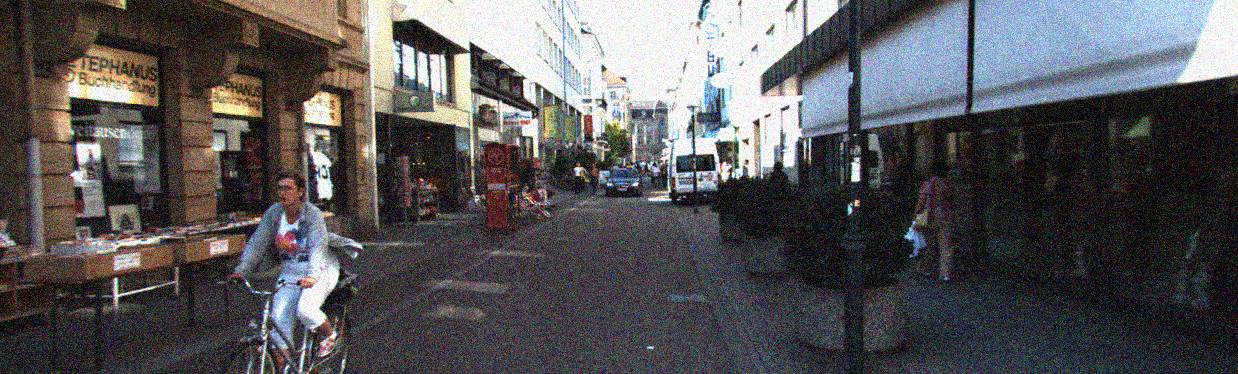
#> input picture images/gaussian_noise.png, 1238 x 374 px; the run also reads 1 picture not shown here
$ python task2.py
#> lines starting #> are read from the running program, lines starting #| are printed output that depends on the picture
# -*- coding: utf-8 -*-
"""
Created on Sat Apr 16 18:55:34 2022
Microsoft Windows10 家庭中文版
版本20H2(操作系统内部版本19042.1586)
处理器 lntel(R) Core(TM) i5-8300H CPU @ 2.30GHz2.30 GHz
机带RAM 8.00 GB (7.80 GB可用)
GPU0 lntel(R) UHD Graphics 630
GPU1 NVIDIA GeForce GTX 1050 Ti

任务二的目的是，将原图及补零后的滤波器算子通过傅里叶变换转换到频域内，再相乘
由于频域内相乘等于时域内卷积，故当对乘积结果进行傅里叶逆变换后，
其效果等同于上一次作业中在时域内直接对图像滤波的效果
经检验对比，本次任务二的处理效果和第一次作业中对应滤波器的处理效果非常接近
验证了时域相乘等效于频域卷积

@author: 10554
"""
import cv2
import numpy as np
from matplotlib import pyplot as plt
from PIL import Image

#读取需要处理的两张原图，并转换为灰度图
img = cv2.imread(r'images/gaussian_noise.png',0)
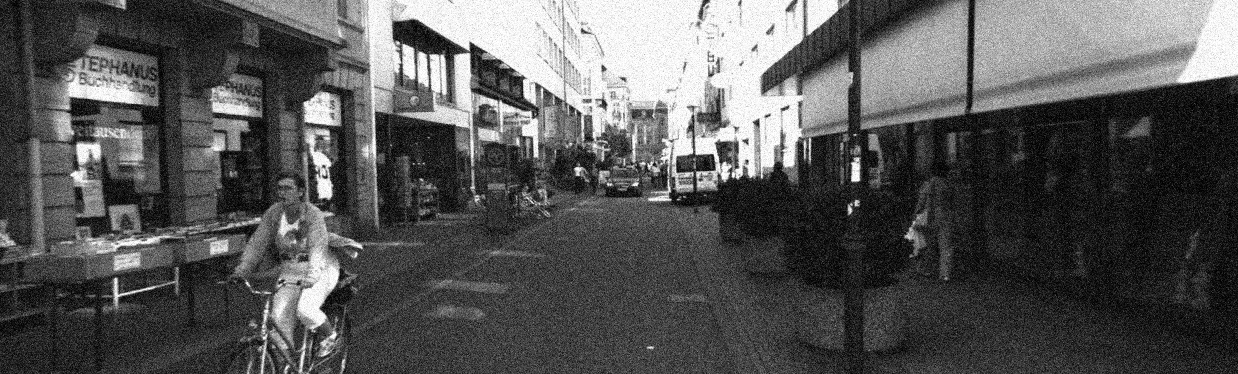
#> img: shape (374, 1238); min 0, max 255, mean 86.6
img1 = cv2.imread(r'images/origin_image.png',0)
#> img1: shape (374, 1238); min 6, max 255, mean 86.7

#读取图片的大小信息，包括图片高度和宽度
size= img.shape
#> size = (374, 1238)
h = img.shape[0]
#> h = 374
w = img.shape[1]
#> w = 1238

#下面是各个滤波器的算子

# 高斯滤波器
x = cv2.getGaussianKernel(3,0)
gaussian = x*x.T

# 拉普拉斯滤波器
laplacian=np.array([[0, 1, 0],
                    [1,-4, 1],
                    [0, 1, 0]])

# Sobel_x滤波器
sobel_x= np.array([[-1, 0, 1],
                   [-2, 0, 2],
                   [-1, 0, 1]])
# Sobel_y滤波器
sobel_y= np.array([[-1,-2,-1],
                   [ 0, 0, 0],
                   [ 1, 2, 1]])

'''注：本例中归一化后的滤波器频谱原点在中心，中间白四周黑即为低通滤波，中间黑四周白即为高通滤波'''
list=[img,img1]
LIST=[gaussian,laplacian,sobel_x,sobel_y]


def demo(src,Filter):
    # 将滤波器补零至图片大小
    iChange = cv2.copyMakeBorder(Filter, int(h/2-2), int(h/2-1), int(w/2-2), int(w/2-1), cv2.BORDER_CONSTANT, value=0)
    '''对滤波器进行傅里叶变换'''
    f1 = np.fft.fft2(iChange)
    fshift1 = np.fft.fftshift(f1)
    #将复数转为浮点数，便于进行傅里叶频谱图显示（滤波器）
    global fimg2
    #对频谱图进行归一化处理，np.log()中+1的意义是去除0值，同时为了避免log后出现负无穷（如+e-7),取log后为0的常值1
    fimg2 = np.log(np.abs(fshift1)+1)
    fimg2 = fimg2/np.max(fimg2)          #后面两句是在进行最大值归一化，保证范围在~255
    fimg2 = fimg2 * 255


    '''对输入图像进行傅里叶变换处理'''
    #对原图进行傅里叶变化
    f = np.fft.fft2(src)
    # 将频域从左上角移动到中间
    fshift = np.fft.fftshift(f)
    # 将复数转为浮点数,便于进行傅里叶频谱图显示（要处理的图像）
    global fimg
    fimg = np.log(np.abs(fshift))


    '''原图的频谱与滤波器的频谱在频域内乘积（相当于时域内卷积）'''
    result = fshift * fshift1
    global result1
    #对频谱图进行归一化处理，np.log()中+1的意义是去除0值，同时为了避免log后出现负无穷（如+e-7),取log后为0的常值1
    result1 = np.log(np.abs(result)+1)
    result1 = result1/np.max(result1)          #后面两句是在进行最大值归一化，保证范围在~255
    result1 = result1 * 255


    # 对乘积结果进行逆傅里叶变换
    if_img1 = np.fft.ifft2(result)
    #此时遵循对称操作的原则，先进行逆变换，再将将频域从左上角移动到中间，否则图像会上下左右颠倒
    ifshift1 = np.fft.ifftshift(if_img1)
    # 将复数转为浮点数,便于进行傅里叶频谱图显示
    global origin_img1
    origin_img1 = np.abs(ifshift1)

    '''对未经算子处理的噪声原图进行逆傅里叶变换'''
    ifshift = np.fft.ifftshift(fshift)
    # 将复数转为浮点数进行傅里叶频谱图显示
    ifimg = np.log(np.abs(ifshift))
    if_img = np.fft.ifft2(ifshift)
    # 将复数转为浮点数,便于进行傅里叶频谱图显示
    global origin_img
    origin_img = np.abs(if_img)


# 定义图像显示函数
def show(a,b,c,d,e,f):

    plt.rc("font",family="SimHei") #显示中文
    plt.subplot(321), plt.imshow(a, "gray"), plt.title('原图')
    plt.axis('off')
    plt.subplot(322), plt.imshow(b, "gray"), plt.title('原图进行傅里叶变换')
    plt.axis('off')
    plt.subplot(323), plt.imshow(c, "gray"), plt.title('经过傅里叶正逆变换后的原图')
    plt.axis('off')
    plt.subplot(324), plt.imshow(d, "gray"), plt.title('滤波器的傅里叶变换')
    plt.axis('off')
    plt.subplot(325), plt.imshow(np.uint8(e), "gray"), plt.title('滤波器与原图在频域相乘')
    plt.axis('off')
    plt.subplot(326), plt.imshow(f, "gray"), plt.title('频域滤波处理结果')
    plt.axis('off')
    plt.show()


'''
设置循环，分别对不同的图像，不同的滤波器进行处理，最终输出保存滤波器的频谱图，
滤波器与原图的频域乘积图，最终对乘积傅里叶逆变换后的效果图(等效时域卷积滤波效果)
'''
for i in range(2):
    for j in range(4):
        demo( list[i] , LIST[j] )
        if i == 0 and j == 0:
            plt.figure("高斯噪声高斯滤波器")
            show(img,fimg,origin_img,fimg2,result1,origin_img1)
            cv2.imwrite("./output_2/Fourier_gaussian filter.png",np.uint8(fimg2))
            cv2.imwrite("./output_2/Frequency Domain Product_gaussian filter_gaussian_noise.png",np.uint8(result1))

            cv2.imwrite("./output_2/Result_gaussian filter_gaussian_noise.png",np.uint8(origin_img1))
        if i == 0 and j == 1:
            plt.figure("高斯噪声拉普拉斯滤波器")
            show(img,fimg,origin_img,fimg2,result1,origin_img1)
            cv2.imwrite("./output_2/Fourier_laplacian filter.png",np.uint8(fimg2))
            cv2.imwrite("./output_2/Frequency Domain Product_laplacian filter_gaussian_noise.png",np.uint8(result1))
            cv2.imwrite("./output_2/Result_laplacian filter_gaussian_noise.png",np.uint8(origin_img1))
        if i == 0 and j == 2:
            plt.figure("高斯噪声Sobel_x滤波器")
            show(img,fimg,origin_img,fimg2,result1,origin_img1)
            cv2.imwrite("./output_2/Fourier_sobel_x filter.png",np.uint8(fimg2))
            cv2.imwrite("./output_2/Frequency Domain Product_sobel_x filter_gaussian_noise.png",np.uint8(result1))
            cv2.imwrite("./output_2/Result_sobel_x filter_gaussian_noise.png",np.uint8(origin_img1))
        if i == 0 and j == 3:
            plt.figure("高斯噪声Sobel_y滤波器")
            show(img,fimg,origin_img,fimg2,result1,origin_img1)
            cv2.imwrite("./output_2/Fourier_sobel_y filter.png",np.uint8(fimg2))
            cv2.imwrite("./output_2/Frequency Domain Product_sobel_y filter_gaussian_noise.png",np.uint8(result1))
            cv2.imwrite("./output_2/Result_sobel_y filter_gaussian_noise.png",np.uint8(origin_img1))
        if i == 1 and j == 0:
            plt.figure("原图高斯滤波器")
            show(img,fimg,origin_img,fimg2,result1,origin_img1)
            cv2.imwrite("./output_2/Frequency Domain Product_gaussian filter_origin_image.png",np.uint8(result1))
            cv2.imwrite("./output_2/Result_gaussian filter_origin_image.png",np.uint8(origin_img1))
        if i == 1 and j == 1:
            plt.figure("原图拉普拉斯滤波器")
            show(img,fimg,origin_img,fimg2,result1,origin_img1)
            cv2.imwrite("./output_2/Frequency Domain Product_laplacian filter_origin_image.png",np.uint8(result1))
            cv2.imwrite("./output_2/Result_laplacian filter_origin_image.png",np.uint8(origin_img1))
        if i == 1 and j == 2:
            plt.figure("原图Sobel_x滤波器")
            show(img,fimg,origin_img,fimg2,result1,origin_img1)
            cv2.imwrite("./output_2/Frequency Domain Product_sobel_x filter_origin_image.png",np.uint8(result1))
            cv2.imwrite("./output_2/Result_sobel_x filter_origin_image.png",np.uint8(origin_img1))
        if i == 1 and j == 3:
            plt.figure("原图Sobel_y滤波器")
            show(img,fimg,origin_img,fimg2,result1,origin_img1)
            cv2.imwrite("./output_2/Frequency Domain Product_sobel_y filter_origin_image.png",np.uint8(result1))
            cv2.imwrite("./output_2/Result_sobel_y filter_origin_image.png",np.uint8(origin_img1))
#> this loop made 2 passes
#> pass 1, in demo, `fimg2 = np.log(np.abs(fshift1)+1)`:
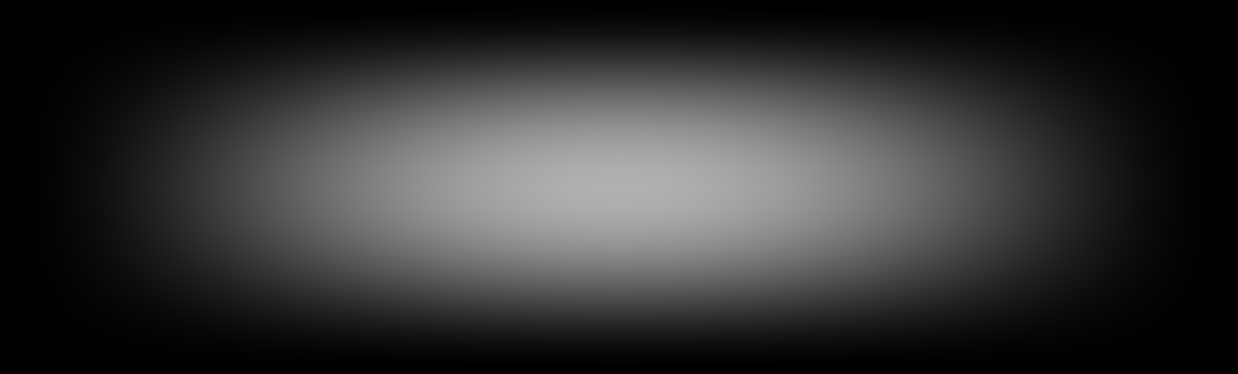
#> fimg2: shape (374, 1238) float64; min 0, max 0.693, mean 0.201
#> pass 1, in demo, `fimg2 = fimg2/np.max(fimg2)`:
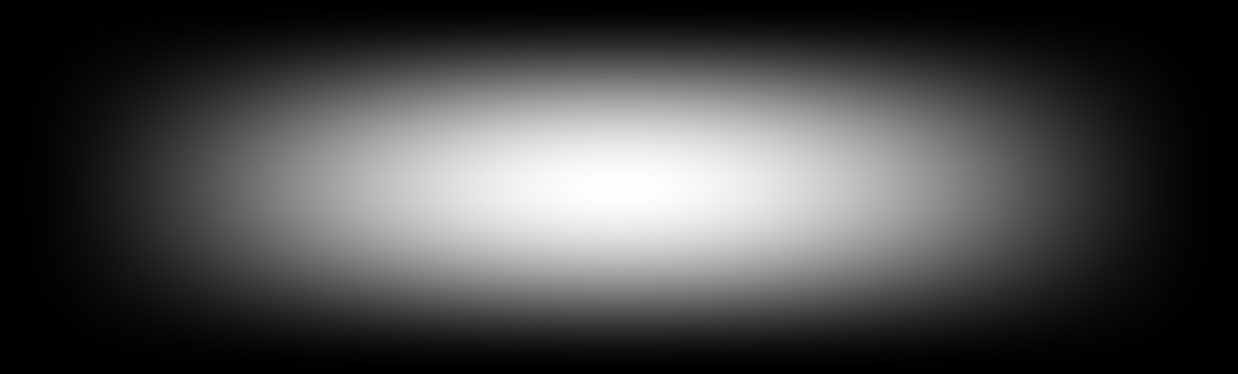
#> fimg2: shape (374, 1238) float64; min 0, max 1, mean 0.29
#> pass 1, in show (call 4), `plt.show()`:
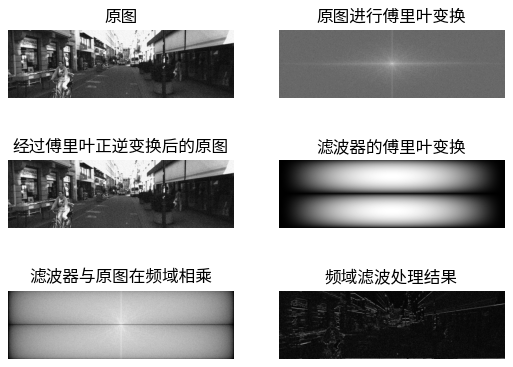
#> figure drawn by matplotlib, 6 panels
#> after the loop:
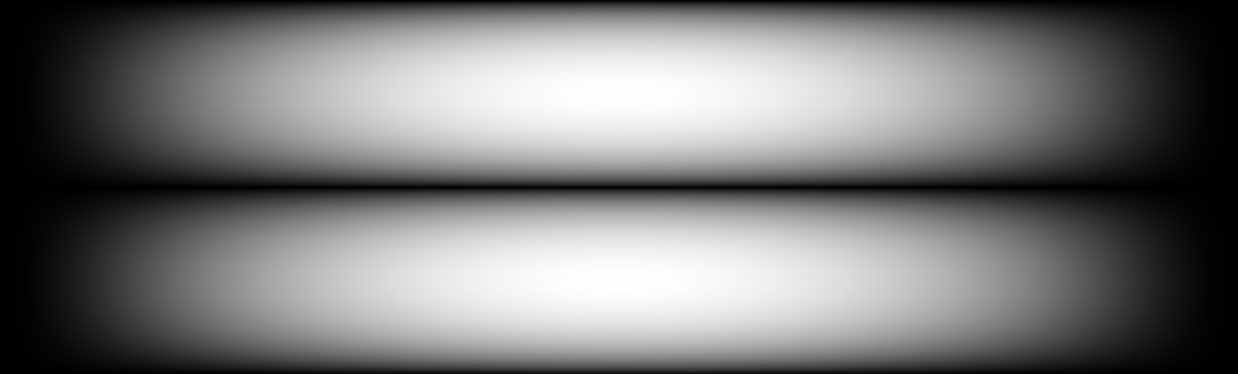
#> fimg2: shape (374, 1238) float64; min 0, max 255, mean 119.8
#> after the loop:
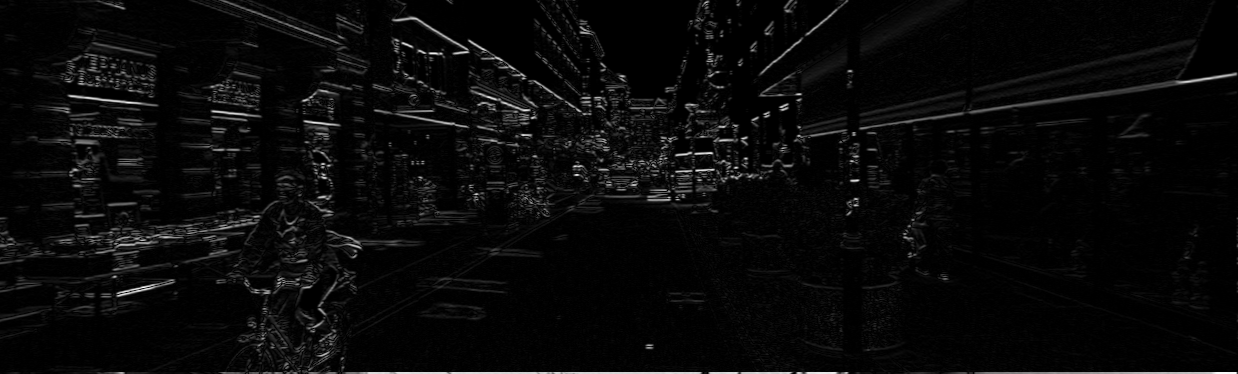
#> origin_img1: shape (374, 1238) float64; min 2.97e-17, max 902, mean 34.7; drawn with min black and max white
#> after the loop:
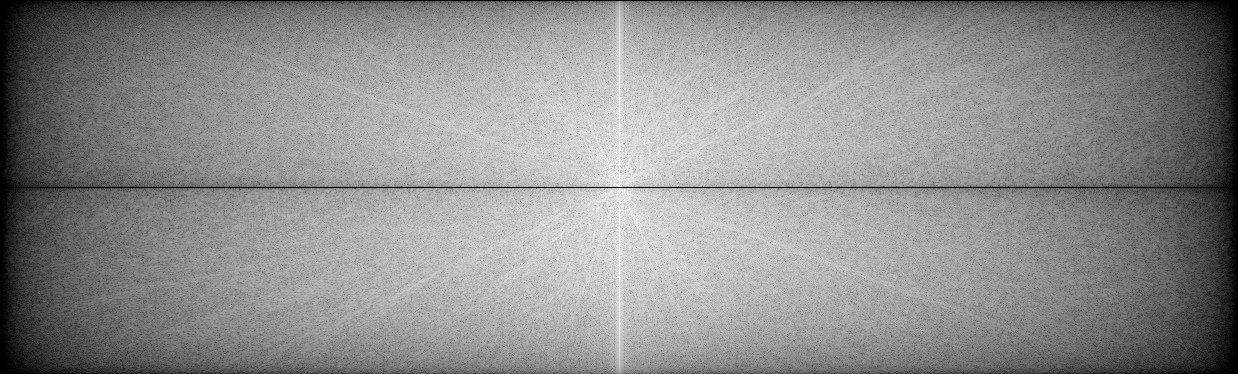
#> result1: shape (374, 1238) float64; min 0, max 255, mean 141.9
